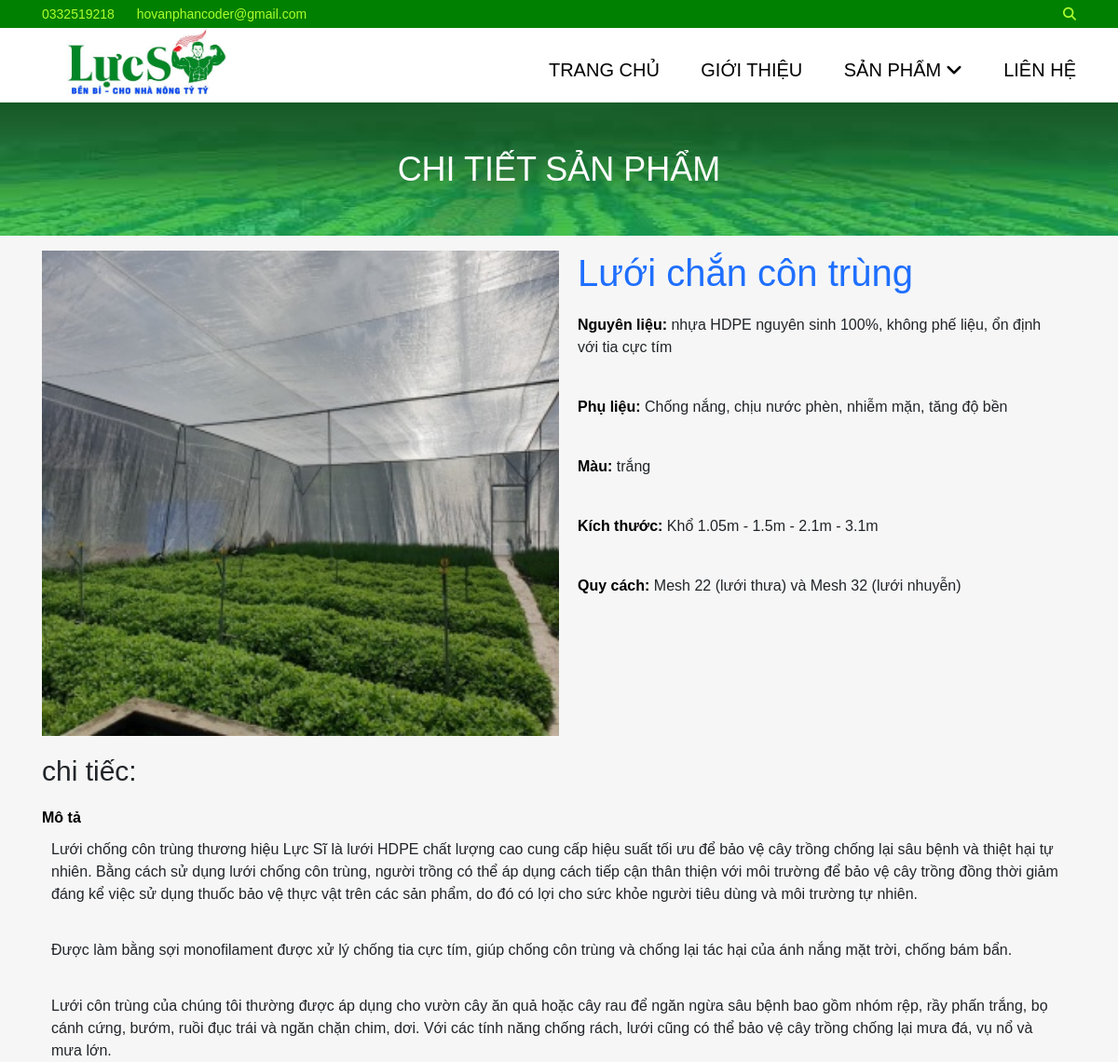
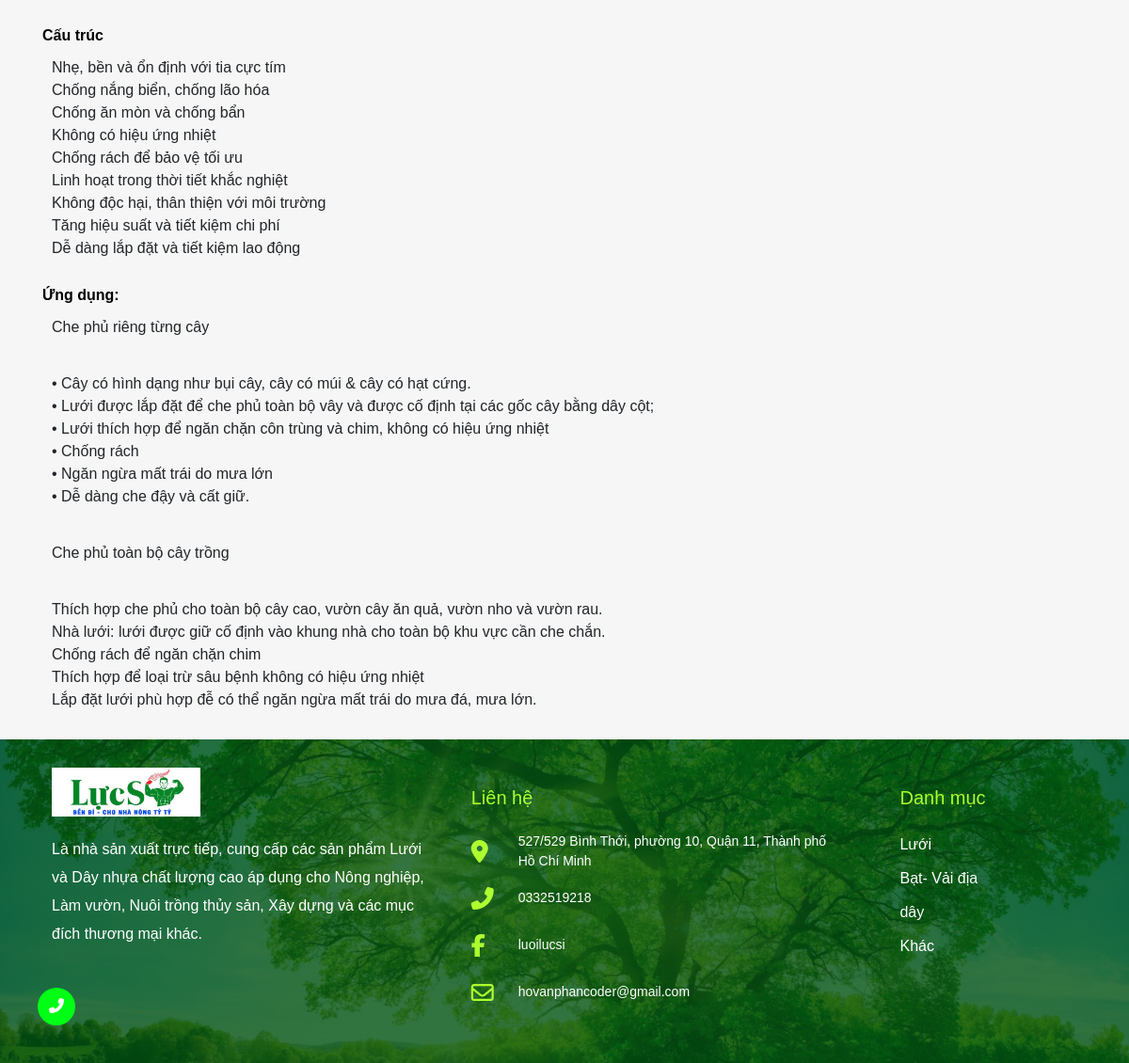
Page /index.php?ctrl=detail&id=1 on the committed database (2 pictures, top to bottom).
### tables this page shows
CREATE TABLE `product` (
  `id` int(11) NOT NULL,
  `nameProduct` varchar(255) NOT NULL,
  `detailProduct` text NOT NULL,
  `mota` text NOT NULL,
  `img` varchar(255) NOT NULL,
  `img_chil1` varchar(255) NOT NULL,
  `img_chil2` varchar(255) NOT NULL,
  `img_chil3` varchar(255) NOT NULL,
  `timeUp` date NOT NULL,
  `danhmuc` int(5) NOT NULL
);

CREATE TABLE `danhmuc` (
  `id` int(4) NOT NULL,
  `tendanhmuc` varchar(25) NOT NULL,
  `img` varchar(255) NOT NULL
);

### model/product.php (called while the page is built, shortened)
<?php
function calldetailproid($proid){
    $DBH = connect();
    $query ="select * from product where id=$proid";
    $slh = $DBH->query($query);
    return $slh;
}
?>

### model/catalog.php (called while the page is built, shortened)
<?php
function callallcata(){
    $DBH = connect();
    $query ="select * from danhmuc ";
    $slh = $DBH->query($query);
    return $slh;
}
?>

### view/detail.php (the view, shortened to what this page needs)
  <?php
  foreach($calldetailid as $d){
  echo'
 <div class="full bg-img-2">
     <div class="container ">
         <h4 class="title-contact" >chi tiết sản phẩm</h4>
     </div>
 </div>
 <div class="detail container">
     <div class="detail-img">
         <!-- <div class="detail-img-left">
                    <div class="detail-box-img">
                        <img src="./img/mau-nha-luoi-trong-rau-2.jpg" width="100%" height="100%" alt="">
                    </div>
                    <div class="detail-box-img">
                        <img src="./img/mau-nha-luoi-trong-rau-2.jpg" width="100%" height="100%" alt="">
                    </div>
                    <div class="detail-box-img">
                        <img src="./img/mau-nha-luoi-trong-rau-2.jpg" width="100%" height="100%" alt="">
                    </div>
                    <div class="detail-box-img">
                        <img src="./img/mau-nha-luoi-trong-rau-2.jpg" width="100%" height="100%" alt="">
                    </div>
                </div> -->
         <img src="./img/'.$d['img'].'" width="100%" height="auto" alt="">
     </div>
     <div class="detail-mota">
         <h1 class="ten-sp-detail">
            '.$d['nameProduct'].'
 </h1>
     '.$d['detailProduct'].'
 </div>
 </div>
 <div class=" full">
     <div class="container chitiet">
         '.$d['mota'].'
    </div>
 </div>
';}
?>

### view/footer.php (shortened to what this page needs)
<footer class="bg-6 " style="margin-top:20px">
    <div class="full layout">
        <div class="container footer pb-50 ">
            <div class="box-col3 ">
                <div class="ft-logo">
                    <img src="./img/logolucsi.jpg" width="100%" alt="">
                </div>
                <p class="ft-info"> Là nhà sản xuất trực tiếp, cung cấp các sản phẩm Lưới và Dây nhựa chất lượng cao
                    áp
                    dụng cho Nông nghiệp, Làm vườn, Nuôi trồng thủy sản, Xây dựng và các mục đích thương mại khác.
                </p>
            </div>
            <div class="box-col3 ">
                <h5 class="introduct ">Liên hệ</h5>
                <div class="ft-lienhe">
                    <table class="ft-table">
                        <tr>
                            <td><i class="fas fa-map-marker-alt"></i></td>
                            <td>527/529 Bình Thới, phường 10, Quận 11, Thành phố Hồ Chí Minh</td>
                        </tr>
                        <tr>
                            <td><i class=" 	fas fa-phone-alt"></i>
                            </td>
                            <td>
                                <a href="tel:033251921"> 0332519218</a>
                            </td>
                        </tr>
                        <tr>
                            <td><i class="	fab fa-facebook-f"></i>
                            </td>
                            <td>
                                <a href="https://facebook.com/lucsinhanong">luoilucsi</a>
                            </td>
                        </tr>
                        <tr>
                            <td><i class="far fa-envelope"></i>
                            </td>
                            <td><a href="mailto:hovanphancoder@gmail.com">hovanphancoder@gmail.com</a>
                            </td>
                        </tr>
                    </table>
                </div>
            </div>
            <div class="box-col3 ">
                <h5 class="introduct ">Danh mục</h5>
                <ul>
                    <?php
                    foreach($callcataft as $p){
                        echo'
                            <li><a href="index.php?ctrl=catalog&id='.$p['id'].'">'.$p['tendanhmuc'].'</a></li>
                        ';
                    }
                ?>
                </ul>
            </div>
        </div>
    </div>
</footer>
<div class="call ">
    <a href="tel:0332519218 "> <i class='fas  fas fa-phone-alt'></i></a>
</div>
</body>

### css/style.css (style rules this page uses)
* { box-sizing: border-box; margin: 0; padding: 0; }
html { scroll-behavior: smooth; }
body { background-color: rgb(246, 246, 246); position: relative; font-family: Arial, Helvetica, sans-serif; }
.full { width: 100%; }
.bg-6 { background-color: transparent; background-repeat: no-repeat; background-size: cover; background-position: center center; background-image: url(../img/ft.jpg) !important; position: relative; }
.layout { background-color: rgba(0, 83, 18, .8); }
.bg-img-2 { background-image: url(../img/images.jpg); background-repeat: no-repeat; background-size: 100% 100%; background-position: center bottom; }
.footer { color: white; }
.container { width: 1180px; margin: 0 auto; }
a { text-decoration: none; }
.footer h5 { text-align: left; }
.footer .box-col3:nth-child(1) { width: 40%; margin-right: 30px; }
.footer .box-col3:nth-child(2) { width: 40%; }
.footer .box-col3:nth-child(3) { width: 20%; margin-left: 40px; }
.call { width: 40px; height: 40px; position: fixed; left: 40px; bottom: 40px; background-color: rgb(0, 255, 21); text-align: center; line-height: 40px; border-radius: 40px; display: flex; justify-content: center; align-items: center; color: white; animation: animat1 1s linear infinite; }
.call a { color: white; text-decoration: none; }
.box-col3 { padding: 0 10px; }
.box-col3 p { font-size: 16px; line-height: 30px; }
.box-col3 i { justify-content: center; line-height: 80px; border: 2px solid green; background-color: green; color: white; width: 80px; height: 80px; font-style: 30px; margin-bottom: 20px; border-radius: 40px; }
.footer { display: flex; }
.introduct { margin: 20px 0; color: greenyellow; font-size: 20px; }
ul li { list-style: none; }
.pb-50 { padding-bottom: 50px; padding-top: 30px; }
.ft-lienhe table tr { width: 100%; display: flex; align-items: center; }
.box-col3 .ft-lienhe table tr td i { padding: 0 !important; background-color: rgba(122, 122, 248, 0); border: 0; }
.ft-lienhe table tr td a { color: white; }
.ft-lienhe table tr td i { line-height: 50px; width: 50px; height: 50px; margin-bottom: 0; color: greenyellow; }
.ft-lienhe table tr td:nth-child(2) { width: calc(100%-50px); font-size: 14px; text-align: left; }
.ft-lienhe table tr td:nth-child(1) { width: 50px; font-size: 24px; padding: 0; margin: 0; }
.ft-logo { width: 40%; }
.footer .box-col3 .ft-info { text-align: left; margin-top: 20px; }
.footer .box-col3 ul li a { color: rgb(255, 255, 255); width: 100%; line-height: 36px; }
.footer .box-col3 ul li { width: 100%; float: left; }

### css/contact.css (style rules this page uses)
.title-contact { text-transform: uppercase; width: 100%; text-align: center; padding: 50px; font-size: 36px; color: white; }

### css/detail.css (style rules this page uses)
.detail-img { width: 50%; display: flex; }
.detail-mota { width: 50%; box-sizing: border-box; padding: 0 20px; }
.detail { display: flex; margin-top: 1rem; }
.title-detail { font-size: 30px; margin: 20px 0; }
.chitiet b, .detail-mota b { color: rgb(0, 0, 0); margin: 20px 0; }
.chitiet p { padding: 10px; }
.ten-sp-detail { margin-bottom: 20px; color: #1f6fff; }

### rows in the picture
product: img (picture), nameProduct "Lưới chắn côn trùng", detailProduct "Nguyên liệu: nhựa HDPE nguyên sinh 100%, không phế liệu, ổn định với tia cực tím Phụ liệu: Chống nắng, chịu nước phèn, nhiễm mặn, tăng độ bền Màu: trắng Kích thước: Khổ 1.05m - 1.5m - 2.1m - 3.1m Quy cách: Mesh 22 (lưới thưa) và Mesh 32 (lưới nhuyễn)", mota "chi tiếc: Mô tả Lưới chống côn trùng thương hiệu Lực Sĩ là lưới HDPE chất lượng cao cung cấp hiệu suất tối ưu để bảo vệ cây trồng chống lại sâu bệnh và thiệt hại tự nhiên. Bằng cách sử dụng lưới chống côn trùng, người trồng có thể áp dụng cách tiếp cận thân thiện với môi trường để bảo vệ cây trồng đồng thời giảm đáng kể việc sử dụng thuốc bảo vệ thực vật trên các sản phẩm, do đó có lợi cho sức khỏe người tiêu dùng và môi trường tự nhiên. Được làm bằng sợi monofilament được xử lý chống tia cực tím, giúp chống côn trùng và chống lại tác hại của ánh nắng mặt trời, chống bám bẩn. Lưới côn trùng của chúng tôi thường được áp dụng cho vườn cây ăn quả hoặc cây rau để ngăn ngừa sâu bệnh bao gồm nhóm…"
danhmuc: tendanhmuc "Lưới"
danhmuc: tendanhmuc "Bạt- Vải địa"
danhmuc: tendanhmuc "dây"
danhmuc: tendanhmuc "Khác"
